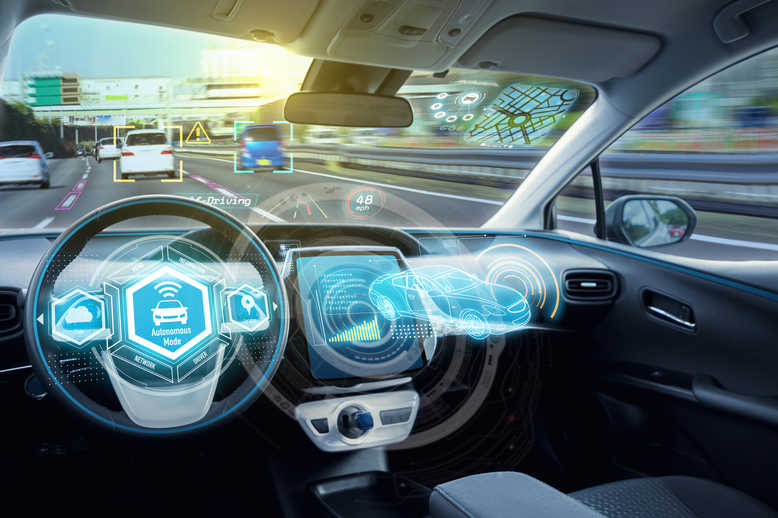
#> input picture public/self.jpg, 778 x 518 px, given in place of input.mp4, which was not available
$ python self.py
#> lines starting #> are read from the running program, lines starting #| are printed output that depends on the picture; after the words box and inside, x2 and y2 are one past the last pixel; in counts of white or black regions, pixels touching at a corner belong together; pictures that were not available may be replaced by others from this repository, and a replacement may not be noted
#> further down, frame is the input picture: shape (518, 778, 3); mean B, G, R 109.1, 105, 85.7
import cv2 as cv
import numpy as np
# import matplotlib.pyplot as plt


def do_canny(frame):

    gray = cv.cvtColor(frame, cv.COLOR_RGB2GRAY)

    blur = cv.GaussianBlur(gray, (5, 5), 0)

    canny = cv.Canny(blur, 50, 150)
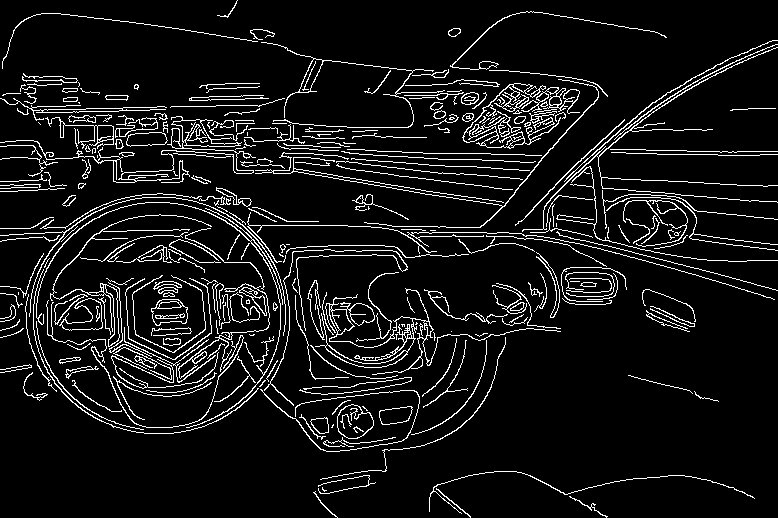
#> canny: shape (518, 778); 8.1% white in thin lines or dots
    return canny


def do_segment(frame):
    # Since an image is a multi-directional array containing the relative intensities of each pixel in the image, we can use frame.shape to return a tuple: [number of rows, number of columns, number of channels] of the dimensions of the frame
    height = frame.shape[0]
#> height = 518
    polygons = np.array([
        [(0, height), (800, height), (380, 290)]
    ])
#> polygons = [[0, 518], [800, 518], [380, 290]]
    mask = np.zeros_like(frame)
    # Allows the mask to be filled with values of 1 and the other areas to be filled with values of 0
    cv.fillPoly(mask, polygons, 255)
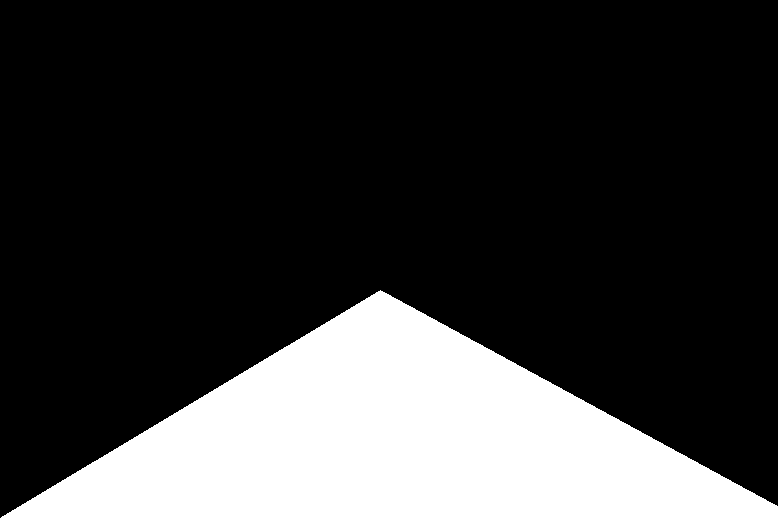
#> mask: shape (518, 778); 22.6% white; 1 white region, box (x1, y1, x2, y2) and area: (1, 290, 778, 518) 91042
    segment = cv.bitwise_and(frame, mask)
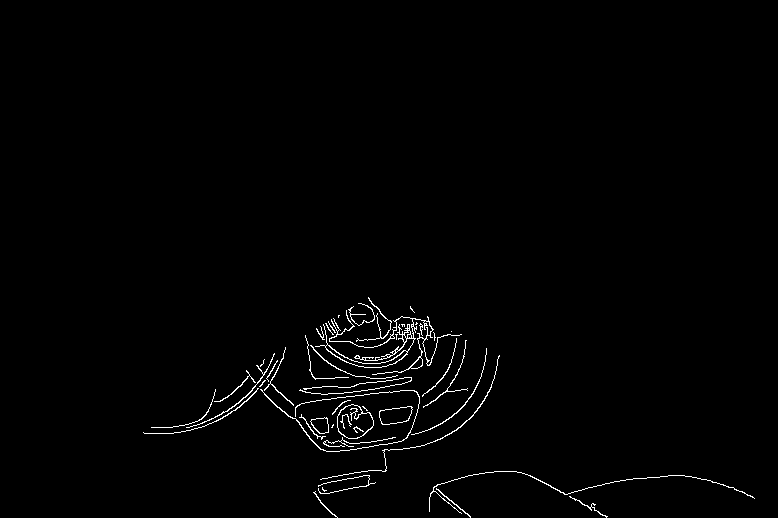
#> segment: shape (518, 778); 1.2% white in thin lines or dots, all inside (x1, y1, x2, y2) = (143, 297, 755, 518)
    return segment


def calculate_lines(frame, lines):
    # Empty arrays to store the coordinates of the left and right lines
    left = []
    right = []
    # Loops through every detected line
    for line in lines:
        # Reshapes line from 2D array to 1D array
        x1, y1, x2, y2 = line.reshape(4)
        parameters = np.polyfit((x1, x2), (y1, y2), 1)
        slope = parameters[0]
        y_intercept = parameters[1]
        if slope < 0:
            left.append((slope, y_intercept))
        else:
            right.append((slope, y_intercept))
    left_avg = np.average(left, axis=0)
    right_avg = np.average(right, axis=0)
    left_line = calculate_coordinates(frame, left_avg)
    right_line = calculate_coordinates(frame, right_avg)
    return np.array([left_line, right_line])


def calculate_coordinates(frame, parameters):
    slope, intercept = parameters
    y1 = frame.shape[0]
    y2 = int(y1 - 150)
    x1 = int((y1 - intercept) / slope)
    x2 = int((y2 - intercept) / slope)
    return np.array([x1, y1, x2, y2])


def visualize_lines(frame, lines):
    lines_visualize = np.zeros_like(frame)
    if lines is not None:
        for x1, y1, x2, y2 in lines:
            cv.line(lines_visualize, (x1, y1), (x2, y2), (0, 255, 0), 5)
    return lines_visualize


cap = cv.VideoCapture("input.mp4")
car_cascade = cv.CascadeClassifier('cars.xml')

while (cap.isOpened()):
    # ret = a boolean return value from getting the frame, frame = the current frame being projected in the video
    ret, frame = cap.read()
    canny = do_canny(frame)
    cv.imshow("canny", canny)
    # plt.imshow(frame)
    # plt.show()
    segment = do_segment(canny)
    hough = cv.HoughLinesP(segment, 2, np.pi / 180, 100,
                           np.array([]), minLineLength=100, maxLineGap=50)
#> hough = 17 rows, first 6: [308, 351, 453, 431], [214, 392, 488, 392], [177, 432, 428, 321], [305, 337, 457, 429], [284, 351, 448, 434], [283, 356, 446, 435]

    gray = cv.cvtColor(frame, cv.COLOR_BGR2GRAY)
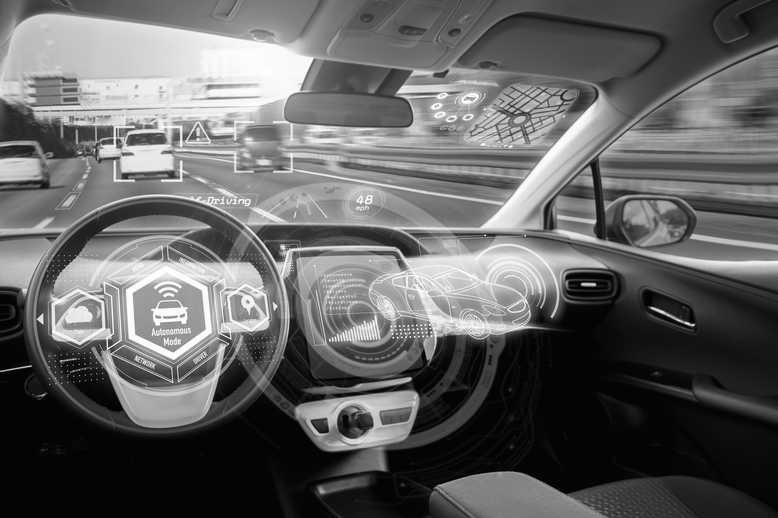
#> gray: shape (518, 778); min 0, max 255, mean 99.7

    cars = car_cascade.detectMultiScale(gray, 1.1, 1)
#> cars = 14 rows, first 6: [427, 59, 26, 26], [102, 83, 23, 23], [202, 83, 23, 23], [313, 119, 27, 27], [656, 165, 23, 23], [304, 147, 26, 26]

    for (x, y, w, h) in cars:
        cv.rectangle(frame, (x, y), (x+w, y+h), (0, 0, 255), 2)
#> this loop made 14 passes
#> (x, y, w, h) on passes 1 to 12: (427, 59, 26, 26), (102, 83, 23, 23), (202, 83, 23, 23), (313, 119, 27, 27), (656, 165, 23, 23), (304, 147, 26, 26), (364, 237, 27, 27), (41, 125, 47, 47), (332, 226, 45, 45), (120, 108, 54, 54), (454, 142, 69, 69), (128, 166, 72, 72)
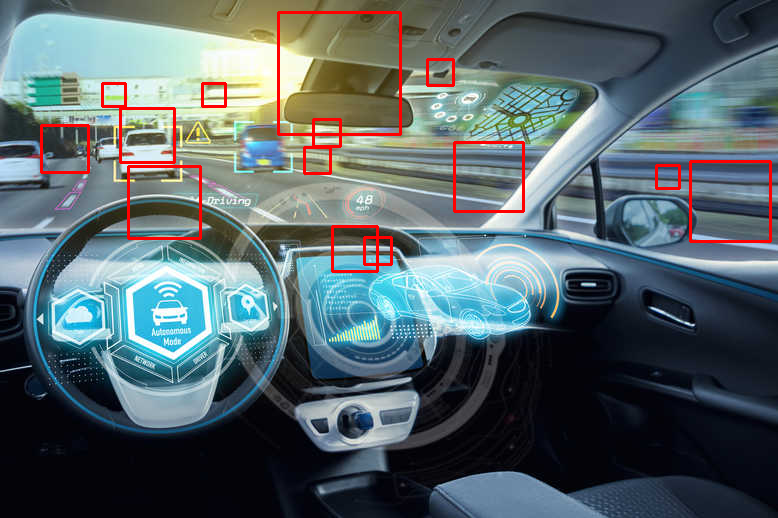
#> frame: shape (518, 778, 3); 1.94% of pixels changed, all inside (x1, y1, x2, y2) = (40, 11, 772, 273)

    lines = calculate_lines(frame, hough)
#> the loop in calculate_lines, `for line in lines:` made 17 passes
#> (x1, y1, x2, y2, slope, y_intercept) on passes 1 to 12: (308, 351, 453, 431, 0.552, 181.1), (214, 392, 488, 392, 1.46e-16, 392), (177, 432, 428, 321, -0.442, 510.3), (305, 337, 457, 429, 0.605, 152.4), (284, 351, 448, 434, 0.506, 207.3), (283, 356, 446, 435, 0.485, 218.8), (280, 409, 497, 363, -0.212, 468.4), (316, 329, 487, 394, 0.38, 208.9), (150, 433, 465, 343, -0.286, 475.9), (307, 343, 482, 403, 0.343, 237.7), (273, 356, 445, 436, 0.465, 229), (326, 342, 459, 335, -0.0526, 359.2)
#> after the loop in calculate_lines, `for line in lines:`: left = [(-0.442, 510.3), (-0.212, 468.4), (-0.286, 475.9), (-0.0526, 359.2), (-0.361, 495.8), (-0.106, 450.5), (-0.552, 520.9), (-0.125, 439.5)]; right = [(0.552, 181.1), (1.46e-16, 392), (0.605, 152.4), (0.506, 207.3), (0.485, 218.8), (0.38, 208.9), (0.343, 237.7), (0.465, 229), (0.555, 179.1)]
#> in calculate_lines, `left_avg = np.average(left, axis=0)`: left_avg = [-0.267, 465]
#> in calculate_lines, `right_avg = np.average(right, axis=0)`: right_avg = [0.432, 222.9]
#> in calculate_coordinates, `slope, intercept = parameters`: slope = -0.267; intercept = 465
#> in calculate_coordinates, `x1 = int((y1 - intercept) / slope)`: x1 = -198
#> in calculate_coordinates, `x2 = int((y2 - intercept) / slope)`: x2 = 363
#> in calculate_lines, `left_line = calculate_coordinates(frame, left_avg)`: left_line = [-198, 518, 363, 368]
#> in calculate_lines, `right_line = calculate_coordinates(frame, right_avg)`: right_line = [682, 518, 335, 368]
#> lines = [[-198, 518, 363, 368], [682, 518, 335, 368]]
    lines_visualize = visualize_lines(frame, lines)
#> the loop in visualize_lines, `for x1, y1, x2, y2 in lines:` made 2 passes
#> after the loop in visualize_lines, `for x1, y1, x2, y2 in lines:`:
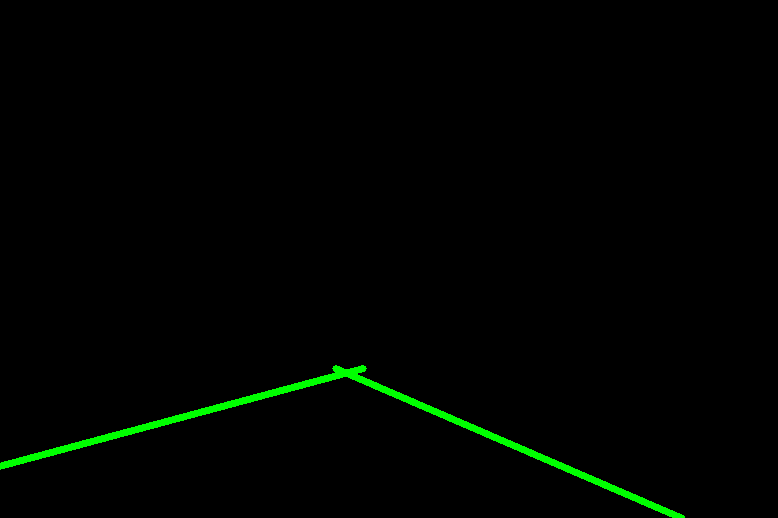
#> lines_visualize: shape (518, 778, 3); mean of channels 0, 1, 2 0, 3.3, 0; drawn as B, G, R
    cv.imshow("hough", lines_visualize)
    output = cv.addWeighted(frame, 0.9, lines_visualize, 1, 1)
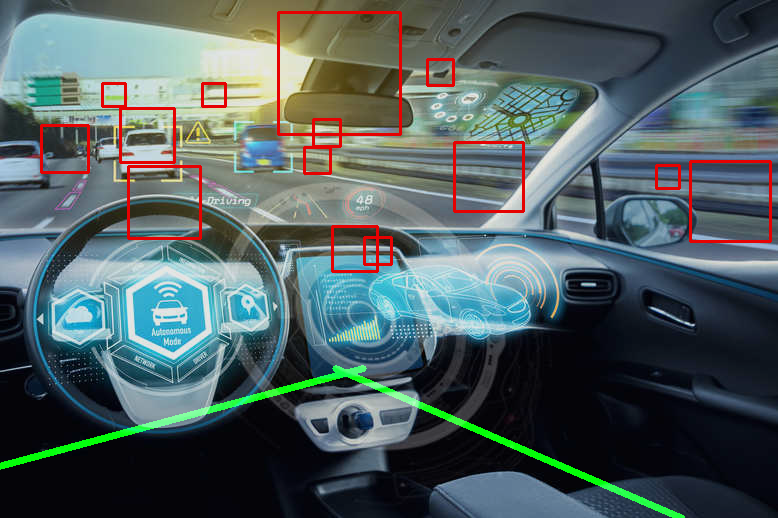
#> output: shape (518, 778, 3); mean B, G, R 96.7, 95.5, 80.2
    cv.imshow("output", output)

    if cv.waitKey(10) & 0xFF == ord('q'):
#> (key q is pressed here)
        break

cap.release()
cv.destroyAllWindows()
